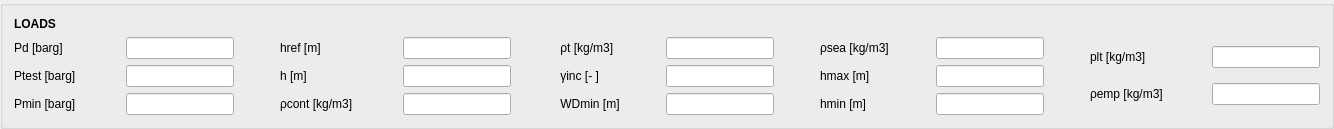
        <widget class="QGroupBox" name="loadsBox">
         <property name="title">
          <string/>
         </property>
         <property name="flat">
          <bool>true</bool>
         </property>
         <layout class="QGridLayout" name="gridLayout_9">
          <item row="0" column="0">
           <widget class="QLabel" name="label_5">
            <property name="font">
             <font>
              <weight>75</weight>
              <bold>true</bold>
             </font>
            </property>
            <property name="text">
             <string>LOADS</string>
            </property>
           </widget>
          </item>
          <item row="1" column="0">
           <layout class="QGridLayout" name="gridLayout_5">
            <item row="0" column="8">
             <layout class="QVBoxLayout" name="verticalLayout_13">
              <item>
               <layout class="QHBoxLayout" name="horizontalLayout">
                <item>
                 <widget class="QLabel" name="plt_label">
                  <property name="styleSheet">
                   <string notr="true">selection-background-color: rgb(32, 47, 255);</string>
                  </property>
                  <property name="text">
                   <string>plt [kg/m3]      </string>
                  </property>
                 </widget>
                </item>
                <item>
                 <spacer name="horizontalSpacer_39">
                  <property name="orientation">
                   <enum>Qt::Horizontal</enum>
                  </property>
                  <property name="sizeHint" stdset="0">
                   <size>
                    <width>40</width>
                    <height>20</height>
                   </size>
                  </property>
                 </spacer>
                </item>
                <item>
                 <widget class="QLineEdit" name="plt_lineEdit"/>
                </item>
               </layout>
              </item>
              <item>
               <layout class="QHBoxLayout" name="horizontalLayout_41">
                <item>
                 <widget class="QLabel" name="emptyState_label_2">
                  <property name="styleSheet">
                   <string notr="true">selection-background-color: rgb(32, 47, 255);</string>
                  </property>
                  <property name="text">
                   <string>ρemp [kg/m3]</string>
                  </property>
                 </widget>
                </item>
                <item>
                 <spacer name="horizontalSpacer_55">
                  <property name="orientation">
                   <enum>Qt::Horizontal</enum>
                  </property>
                  <property name="sizeHint" stdset="0">
                   <size>
                    <width>40</width>
                    <height>20</height>
                   </size>
                  </property>
                 </spacer>
                </item>
                <item>
                 <widget class="QLineEdit" name="emptyState_lineEdit_2"/>
                </item>
               </layout>
              </item>
             </layout>
            </item>
            <item row="0" column="0">
             <layout class="QVBoxLayout" name="verticalLayout_5">
              <item>
               <layout class="QHBoxLayout" name="horizontalLayout_18">
                <item>
                 <widget class="QLabel" name="Pd_label">
                  <property name="styleSheet">
                   <string notr="true">selection-background-color: rgb(32, 47, 255);</string>
                  </property>
                  <property name="text">
                   <string>Pd [barg]     </string>
                  </property>
                 </widget>
                </item>
                <item>
                 <spacer name="horizontalSpacer_27">
                  <property name="orientation">
                   <enum>Qt::Horizontal</enum>
                  </property>
                  <property name="sizeHint" stdset="0">
                   <size>
                    <width>40</width>
                    <height>20</height>
                   </size>
                  </property>
                 </spacer>
                </item>
                <item>
                 <widget class="QLineEdit" name="Pd_lineEdit"/>
                </item>
               </layout>
              </item>
              <item>
               <layout class="QHBoxLayout" name="horizontalLayout_19">
                <item>
                 <widget class="QLabel" name="Ptest_label">
                  <property name="styleSheet">
                   <string notr="true">selection-background-color: rgb(32, 47, 255);</string>
                  </property>
                  <property name="text">
                   <string>Ptest [barg]</string>
                  </property>
                 </widget>
                </item>
                <item>
                 <spacer name="horizontalSpacer_28">
                  <property name="orientation">
                   <enum>Qt::Horizontal</enum>
                  </property>
                  <property name="sizeHint" stdset="0">
                   <size>
                    <width>40</width>
                    <height>20</height>
                   </size>
                  </property>
                 </spacer>
                </item>
                <item>
                 <widget class="QLineEdit" name="Ptest_lineEdit"/>
                </item>
               </layout>
              </item>
              <item>
               <layout class="QHBoxLayout" name="horizontalLayout_20">
                <item>
                 <widget class="QLabel" name="Pmin_label">
                  <property name="styleSheet">
                   <string notr="true">selection-background-color: rgb(32, 47, 255);</string>
                  </property>
                  <property name="text">
                   <string>Pmin [barg]</string>
                  </property>
                 </widget>
                </item>
                <item>
                 <spacer name="horizontalSpacer_29">
                  <property name="orientation">
                   <enum>Qt::Horizontal</enum>
                  </property>
                  <property name="sizeHint" stdset="0">
                   <size>
                    <width>40</width>
                    <height>20</height>
                   </size>
                  </property>
                 </spacer>
                </item>
                <item>
                 <widget class="QLineEdit" name="Pmin_lineEdit"/>
                </item>
               </layout>
              </item>
             </layout>
            </item>
            <item row="0" column="3">
             <spacer name="horizontalSpacer_21">
              <property name="orientation">
               <enum>Qt::Horizontal</enum>
              </property>
              <property name="sizeHint" stdset="0">
               <size>
                <width>40</width>
                <height>20</height>
               </size>
              </property>
             </spacer>
            </item>
            <item row="0" column="5">
             <spacer name="horizontalSpacer_22">
              <property name="orientation">
               <enum>Qt::Horizontal</enum>
              </property>
              <property name="sizeHint" stdset="0">
               <size>
                <width>40</width>
                <height>20</height>
               </size>
              </property>
             </spacer>
            </item>
            <item row="0" column="1">
             <spacer name="horizontalSpacer_20">
              <property name="orientation">
               <enum>Qt::Horizontal</enum>
              </property>
              <property name="sizeHint" stdset="0">
               <size>
                <width>40</width>
                <height>20</height>
               </size>
              </property>
             </spacer>
            </item>
            <item row="0" column="6">
             <layout class="QVBoxLayout" name="verticalLayout_8">
              <item>
               <layout class="QHBoxLayout" name="horizontalLayout_22">
                <item>
                 <widget class="QLabel" name="rho_sea_label">
                  <property name="styleSheet">
                   <string notr="true">selection-background-color: rgb(32, 47, 255);</string>
                  </property>
                  <property name="text">
                   <string>ρsea [kg/m3]</string>
                  </property>
                 </widget>
                </item>
                <item>
                 <spacer name="horizontalSpacer_36">
                  <property name="orientation">
                   <enum>Qt::Horizontal</enum>
                  </property>
                  <property name="sizeHint" stdset="0">
                   <size>
                    <width>40</width>
                    <height>20</height>
                   </size>
                  </property>
                 </spacer>
                </item>
                <item>
                 <widget class="QLineEdit" name="rho_sea_lineEdit"/>
                </item>
               </layout>
              </item>
              <item>
               <layout class="QHBoxLayout" name="horizontalLayout_29">
                <item>
                 <widget class="QLabel" name="hmax_label">
                  <property name="styleSheet">
                   <string notr="true">selection-background-color: rgb(32, 47, 255);</string>
                  </property>
                  <property name="text">
                   <string>hmax [m]      </string>
                  </property>
                 </widget>
                </item>
                <item>
                 <spacer name="horizontalSpacer_37">
                  <property name="orientation">
                   <enum>Qt::Horizontal</enum>
                  </property>
                  <property name="sizeHint" stdset="0">
                   <size>
                    <width>40</width>
                    <height>20</height>
                   </size>
                  </property>
                 </spacer>
                </item>
                <item>
                 <widget class="QLineEdit" name="hmax_lineEdit"/>
                </item>
               </layout>
              </item>
              <item>
               <layout class="QHBoxLayout" name="horizontalLayout_30">
                <item>
                 <widget class="QLabel" name="hmin_label">
                  <property name="styleSheet">
                   <string notr="true">selection-background-color: rgb(32, 47, 255);</string>
                  </property>
                  <property name="text">
                   <string>hmin [m]       </string>
                  </property>
                 </widget>
                </item>
                <item>
                 <spacer name="horizontalSpacer_38">
                  <property name="orientation">
                   <enum>Qt::Horizontal</enum>
                  </property>
                  <property name="sizeHint" stdset="0">
                   <size>
                    <width>40</width>
                    <height>20</height>
                   </size>
                  </property>
                 </spacer>
                </item>
                <item>
                 <widget class="QLineEdit" name="hmin_lineEdit"/>
                </item>
               </layout>
              </item>
             </layout>
            </item>
            <item row="0" column="2">
             <layout class="QVBoxLayout" name="verticalLayout_6">
              <item>
               <layout class="QHBoxLayout" name="horizontalLayout_21">
                <item>
                 <widget class="QLabel" name="href_label">
                  <property name="styleSheet">
                   <string notr="true">selection-background-color: rgb(32, 47, 255);</string>
                  </property>
                  <property name="text">
                   <string>href [m]          </string>
                  </property>
                 </widget>
                </item>
                <item>
                 <spacer name="horizontalSpacer_30">
                  <property name="orientation">
                   <enum>Qt::Horizontal</enum>
                  </property>
                  <property name="sizeHint" stdset="0">
                   <size>
                    <width>40</width>
                    <height>20</height>
                   </size>
                  </property>
                 </spacer>
                </item>
                <item>
                 <widget class="QLineEdit" name="href_lineEdit"/>
                </item>
               </layout>
              </item>
              <item>
               <layout class="QHBoxLayout" name="horizontalLayout_24">
                <item>
                 <widget class="QLabel" name="h_label">
                  <property name="styleSheet">
                   <string notr="true">selection-background-color: rgb(32, 47, 255);</string>
                  </property>
                  <property name="text">
                   <string>h [m]               </string>
                  </property>
                 </widget>
                </item>
                <item>
                 <spacer name="horizontalSpacer_31">
                  <property name="orientation">
                   <enum>Qt::Horizontal</enum>
                  </property>
                  <property name="sizeHint" stdset="0">
                   <size>
                    <width>40</width>
                    <height>20</height>
                   </size>
                  </property>
                 </spacer>
                </item>
                <item>
                 <widget class="QLineEdit" name="h_lineEdit"/>
                </item>
               </layout>
              </item>
              <item>
               <layout class="QHBoxLayout" name="horizontalLayout_23">
                <item>
                 <widget class="QLabel" name="rho_cont_label">
                  <property name="styleSheet">
                   <string notr="true">selection-background-color: rgb(32, 47, 255);</string>
                  </property>
                  <property name="text">
                   <string>ρcont [kg/m3]</string>
                  </property>
                 </widget>
                </item>
                <item>
                 <spacer name="horizontalSpacer_32">
                  <property name="orientation">
                   <enum>Qt::Horizontal</enum>
                  </property>
                  <property name="sizeHint" stdset="0">
                   <size>
                    <width>40</width>
                    <height>20</height>
                   </size>
                  </property>
                 </spacer>
                </item>
                <item>
                 <widget class="QLineEdit" name="rho_cont_lineEdit"/>
                </item>
               </layout>
              </item>
             </layout>
            </item>
            <item row="0" column="4">
             <layout class="QVBoxLayout" name="verticalLayout_7">
              <item>
               <layout class="QHBoxLayout" name="horizontalLayout_26">
                <item>
                 <widget class="QLabel" name="rho_t_label">
                  <property name="styleSheet">
                   <string notr="true">selection-background-color: rgb(32, 47, 255);</string>
                  </property>
                  <property name="text">
                   <string> ρt [kg/m3]</string>
                  </property>
                 </widget>
                </item>
                <item>
                 <spacer name="horizontalSpacer_33">
                  <property name="orientation">
                   <enum>Qt::Horizontal</enum>
                  </property>
                  <property name="sizeHint" stdset="0">
                   <size>
                    <width>40</width>
                    <height>20</height>
                   </size>
                  </property>
                 </spacer>
                </item>
                <item>
                 <widget class="QLineEdit" name="rho_t_lineEdit"/>
                </item>
               </layout>
              </item>
              <item>
               <layout class="QHBoxLayout" name="horizontalLayout_27">
                <item>
                 <widget class="QLabel" name="gamma_inc_label">
                  <property name="styleSheet">
                   <string notr="true">selection-background-color: rgb(32, 47, 255);</string>
                  </property>
                  <property name="text">
                   <string> γinc [- ]    </string>
                  </property>
                 </widget>
                </item>
                <item>
                 <spacer name="horizontalSpacer_34">
                  <property name="orientation">
                   <enum>Qt::Horizontal</enum>
                  </property>
                  <property name="sizeHint" stdset="0">
                   <size>
                    <width>40</width>
                    <height>20</height>
                   </size>
                  </property>
                 </spacer>
                </item>
                <item>
                 <widget class="QLineEdit" name="gamma_inc_lineEdit"/>
                </item>
               </layout>
              </item>
              <item>
               <layout class="QHBoxLayout" name="horizontalLayout_28">
                <item>
                 <widget class="QLabel" name="WD_min_label">
                  <property name="styleSheet">
                   <string notr="true">selection-background-color: rgb(32, 47, 255);</string>
                  </property>
                  <property name="text">
                   <string> WDmin [m]</string>
                  </property>
                 </widget>
                </item>
                <item>
                 <spacer name="horizontalSpacer_35">
                  <property name="orientation">
                   <enum>Qt::Horizontal</enum>
                  </property>
                  <property name="sizeHint" stdset="0">
                   <size>
                    <width>40</width>
                    <height>20</height>
                   </size>
                  </property>
                 </spacer>
                </item>
                <item>
                 <widget class="QLineEdit" name="WD_min_lineEdit"/>
                </item>
               </layout>
              </item>
             </layout>
            </item>
            <item row="0" column="7">
             <spacer name="horizontalSpacer_23">
              <property name="orientation">
               <enum>Qt::Horizontal</enum>
              </property>
              <property name="sizeHint" stdset="0">
               <size>
                <width>40</width>
                <height>20</height>
               </size>
              </property>
             </spacer>
            </item>
           </layout>
          </item>
         </layout>
        </widget>
